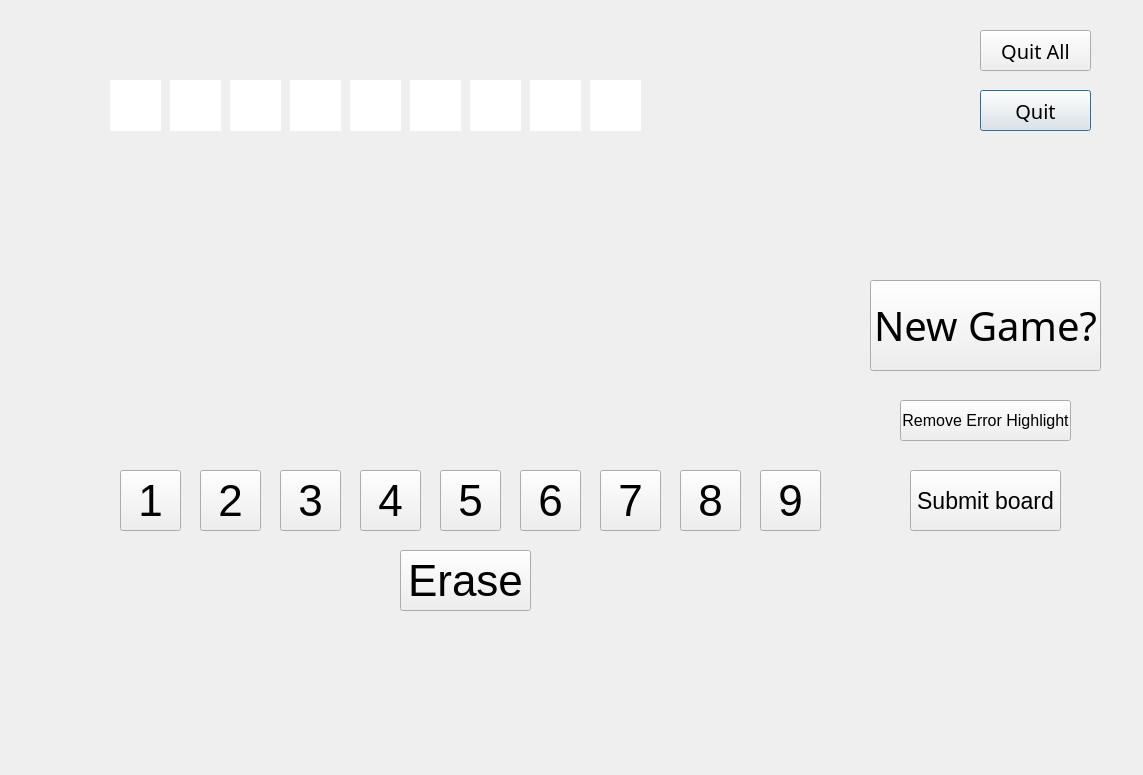
<?xml version="1.0" encoding="UTF-8"?>
<ui version="4.0">
 <class>game</class>
 <widget class="QDialog" name="game">
  <property name="geometry">
   <rect>
    <x>0</x>
    <y>0</y>
    <width>1143</width>
    <height>775</height>
   </rect>
  </property>
  <property name="windowTitle">
   <string>Dialog</string>
  </property>
  <widget class="QPushButton" name="QuitBtn">
   <property name="geometry">
    <rect>
     <x>980</x>
     <y>90</y>
     <width>111</width>
     <height>41</height>
    </rect>
   </property>
   <property name="font">
    <font>
     <family>MV Boli</family>
     <pointsize>15</pointsize>
    </font>
   </property>
   <property name="text">
    <string>Quit</string>
   </property>
  </widget>
  <widget class="QPushButton" name="QuitAllBtn">
   <property name="geometry">
    <rect>
     <x>980</x>
     <y>30</y>
     <width>111</width>
     <height>41</height>
    </rect>
   </property>
   <property name="font">
    <font>
     <family>MV Boli</family>
     <pointsize>15</pointsize>
    </font>
   </property>
   <property name="text">
    <string>Quit All</string>
   </property>
  </widget>
  <widget class="QPushButton" name="grid1">
   <property name="geometry">
    <rect>
     <x>110</x>
     <y>80</y>
     <width>51</width>
     <height>51</height>
    </rect>
   </property>
   <property name="palette">
    <palette>
     <active>
      <colorrole role="Button">
       <brush brushstyle="SolidPattern">
        <color alpha="255">
         <red>255</red>
         <green>255</green>
         <blue>255</blue>
        </color>
       </brush>
      </colorrole>
     </active>
     <inactive>
      <colorrole role="Button">
       <brush brushstyle="SolidPattern">
        <color alpha="255">
         <red>255</red>
         <green>255</green>
         <blue>255</blue>
        </color>
       </brush>
      </colorrole>
     </inactive>
     <disabled>
      <colorrole role="Button">
       <brush brushstyle="SolidPattern">
        <color alpha="255">
         <red>255</red>
         <green>255</green>
         <blue>255</blue>
        </color>
       </brush>
      </colorrole>
     </disabled>
    </palette>
   </property>
   <property name="font">
    <font>
     <pointsize>30</pointsize>
    </font>
   </property>
   <property name="autoFillBackground">
    <bool>true</bool>
   </property>
   <property name="text">
    <string/>
   </property>
   <property name="autoDefault">
    <bool>false</bool>
   </property>
   <property name="default">
    <bool>false</bool>
   </property>
   <property name="flat">
    <bool>true</bool>
   </property>
  </widget>
  <widget class="QPushButton" name="grid2">
   <property name="geometry">
    <rect>
     <x>170</x>
     <y>80</y>
     <width>51</width>
     <height>51</height>
    </rect>
   </property>
   <property name="palette">
    <palette>
     <active>
      <colorrole role="Button">
       <brush brushstyle="SolidPattern">
        <color alpha="255">
         <red>255</red>
         <green>255</green>
         <blue>255</blue>
        </color>
       </brush>
      </colorrole>
     </active>
     <inactive>
      <colorrole role="Button">
       <brush brushstyle="SolidPattern">
        <color alpha="255">
         <red>255</red>
         <green>255</green>
         <blue>255</blue>
        </color>
       </brush>
      </colorrole>
     </inactive>
     <disabled>
      <colorrole role="Button">
       <brush brushstyle="SolidPattern">
        <color alpha="255">
         <red>255</red>
         <green>255</green>
         <blue>255</blue>
        </color>
       </brush>
      </colorrole>
     </disabled>
    </palette>
   </property>
   <property name="font">
    <font>
     <pointsize>30</pointsize>
    </font>
   </property>
   <property name="autoFillBackground">
    <bool>true</bool>
   </property>
   <property name="text">
    <string/>
   </property>
   <property name="autoDefault">
    <bool>false</bool>
   </property>
   <property name="default">
    <bool>false</bool>
   </property>
   <property name="flat">
    <bool>true</bool>
   </property>
  </widget>
  <widget class="QPushButton" name="numOneBtn">
   <property name="geometry">
    <rect>
     <x>120</x>
     <y>470</y>
     <width>61</width>
     <height>61</height>
    </rect>
   </property>
   <property name="font">
    <font>
     <pointsize>33</pointsize>
    </font>
   </property>
   <property name="text">
    <string>1</string>
   </property>
  </widget>
  <widget class="QPushButton" name="numTwoBtn">
   <property name="geometry">
    <rect>
     <x>200</x>
     <y>470</y>
     <width>61</width>
     <height>61</height>
    </rect>
   </property>
   <property name="font">
    <font>
     <pointsize>33</pointsize>
    </font>
   </property>
   <property name="text">
    <string>2</string>
   </property>
  </widget>
  <widget class="QPushButton" name="numThreeBtn">
   <property name="geometry">
    <rect>
     <x>280</x>
     <y>470</y>
     <width>61</width>
     <height>61</height>
    </rect>
   </property>
   <property name="font">
    <font>
     <pointsize>33</pointsize>
    </font>
   </property>
   <property name="text">
    <string>3</string>
   </property>
  </widget>
  <widget class="QPushButton" name="numFourBtn">
   <property name="geometry">
    <rect>
     <x>360</x>
     <y>470</y>
     <width>61</width>
     <height>61</height>
    </rect>
   </property>
   <property name="font">
    <font>
     <pointsize>33</pointsize>
    </font>
   </property>
   <property name="text">
    <string>4</string>
   </property>
  </widget>
  <widget class="QPushButton" name="numFiveBtn">
   <property name="geometry">
    <rect>
     <x>440</x>
     <y>470</y>
     <width>61</width>
     <height>61</height>
    </rect>
   </property>
   <property name="font">
    <font>
     <pointsize>33</pointsize>
    </font>
   </property>
   <property name="text">
    <string>5</string>
   </property>
  </widget>
  <widget class="QPushButton" name="numSixBtn">
   <property name="geometry">
    <rect>
     <x>520</x>
     <y>470</y>
     <width>61</width>
     <height>61</height>
    </rect>
   </property>
   <property name="font">
    <font>
     <pointsize>33</pointsize>
    </font>
   </property>
   <property name="text">
    <string>6</string>
   </property>
  </widget>
  <widget class="QPushButton" name="numSevenBtn">
   <property name="geometry">
    <rect>
     <x>600</x>
     <y>470</y>
     <width>61</width>
     <height>61</height>
    </rect>
   </property>
   <property name="font">
    <font>
     <pointsize>33</pointsize>
    </font>
   </property>
   <property name="text">
    <string>7</string>
   </property>
  </widget>
  <widget class="QPushButton" name="numEightBtn">
   <property name="geometry">
    <rect>
     <x>680</x>
     <y>470</y>
     <width>61</width>
     <height>61</height>
    </rect>
   </property>
   <property name="font">
    <font>
     <pointsize>33</pointsize>
    </font>
   </property>
   <property name="text">
    <string>8</string>
   </property>
  </widget>
  <widget class="QPushButton" name="numNineBtn">
   <property name="geometry">
    <rect>
     <x>760</x>
     <y>470</y>
     <width>61</width>
     <height>61</height>
    </rect>
   </property>
   <property name="font">
    <font>
     <pointsize>33</pointsize>
    </font>
   </property>
   <property name="text">
    <string>9</string>
   </property>
  </widget>
  <widget class="QPushButton" name="submitBtn">
   <property name="geometry">
    <rect>
     <x>910</x>
     <y>470</y>
     <width>151</width>
     <height>61</height>
    </rect>
   </property>
   <property name="font">
    <font>
     <pointsize>17</pointsize>
    </font>
   </property>
   <property name="text">
    <string>Submit board</string>
   </property>
  </widget>
  <widget class="QPushButton" name="grid3">
   <property name="geometry">
    <rect>
     <x>230</x>
     <y>80</y>
     <width>51</width>
     <height>51</height>
    </rect>
   </property>
   <property name="palette">
    <palette>
     <active>
      <colorrole role="Button">
       <brush brushstyle="SolidPattern">
        <color alpha="255">
         <red>255</red>
         <green>255</green>
         <blue>255</blue>
        </color>
       </brush>
      </colorrole>
     </active>
     <inactive>
      <colorrole role="Button">
       <brush brushstyle="SolidPattern">
        <color alpha="255">
         <red>255</red>
         <green>255</green>
         <blue>255</blue>
        </color>
       </brush>
      </colorrole>
     </inactive>
     <disabled>
      <colorrole role="Button">
       <brush brushstyle="SolidPattern">
        <color alpha="255">
         <red>255</red>
         <green>255</green>
         <blue>255</blue>
        </color>
       </brush>
      </colorrole>
     </disabled>
    </palette>
   </property>
   <property name="font">
    <font>
     <pointsize>30</pointsize>
    </font>
   </property>
   <property name="autoFillBackground">
    <bool>true</bool>
   </property>
   <property name="text">
    <string/>
   </property>
   <property name="autoDefault">
    <bool>false</bool>
   </property>
   <property name="default">
    <bool>false</bool>
   </property>
   <property name="flat">
    <bool>true</bool>
   </property>
  </widget>
  <widget class="QPushButton" name="remErrorsBtn">
   <property name="geometry">
    <rect>
     <x>900</x>
     <y>400</y>
     <width>171</width>
     <height>41</height>
    </rect>
   </property>
   <property name="font">
    <font>
     <pointsize>12</pointsize>
    </font>
   </property>
   <property name="text">
    <string>Remove Error Highlight</string>
   </property>
  </widget>
  <widget class="QPushButton" name="newGameBtn">
   <property name="geometry">
    <rect>
     <x>870</x>
     <y>280</y>
     <width>231</width>
     <height>91</height>
    </rect>
   </property>
   <property name="font">
    <font>
     <family>MV Boli</family>
     <pointsize>30</pointsize>
    </font>
   </property>
   <property name="text">
    <string>New Game?</string>
   </property>
  </widget>
  <widget class="QPushButton" name="eraseBtn">
   <property name="geometry">
    <rect>
     <x>400</x>
     <y>550</y>
     <width>131</width>
     <height>61</height>
    </rect>
   </property>
   <property name="font">
    <font>
     <pointsize>33</pointsize>
    </font>
   </property>
   <property name="text">
    <string>Erase</string>
   </property>
  </widget>
  <widget class="QPushButton" name="grid4">
   <property name="geometry">
    <rect>
     <x>290</x>
     <y>80</y>
     <width>51</width>
     <height>51</height>
    </rect>
   </property>
   <property name="palette">
    <palette>
     <active>
      <colorrole role="Button">
       <brush brushstyle="SolidPattern">
        <color alpha="255">
         <red>255</red>
         <green>255</green>
         <blue>255</blue>
        </color>
       </brush>
      </colorrole>
     </active>
     <inactive>
      <colorrole role="Button">
       <brush brushstyle="SolidPattern">
        <color alpha="255">
         <red>255</red>
         <green>255</green>
         <blue>255</blue>
        </color>
       </brush>
      </colorrole>
     </inactive>
     <disabled>
      <colorrole role="Button">
       <brush brushstyle="SolidPattern">
        <color alpha="255">
         <red>255</red>
         <green>255</green>
         <blue>255</blue>
        </color>
       </brush>
      </colorrole>
     </disabled>
    </palette>
   </property>
   <property name="font">
    <font>
     <pointsize>30</pointsize>
    </font>
   </property>
   <property name="autoFillBackground">
    <bool>true</bool>
   </property>
   <property name="text">
    <string/>
   </property>
   <property name="autoDefault">
    <bool>false</bool>
   </property>
   <property name="default">
    <bool>false</bool>
   </property>
   <property name="flat">
    <bool>true</bool>
   </property>
  </widget>
  <widget class="QPushButton" name="grid5">
   <property name="geometry">
    <rect>
     <x>350</x>
     <y>80</y>
     <width>51</width>
     <height>51</height>
    </rect>
   </property>
   <property name="palette">
    <palette>
     <active>
      <colorrole role="Button">
       <brush brushstyle="SolidPattern">
        <color alpha="255">
         <red>255</red>
         <green>255</green>
         <blue>255</blue>
        </color>
       </brush>
      </colorrole>
     </active>
     <inactive>
      <colorrole role="Button">
       <brush brushstyle="SolidPattern">
        <color alpha="255">
         <red>255</red>
         <green>255</green>
         <blue>255</blue>
        </color>
       </brush>
      </colorrole>
     </inactive>
     <disabled>
      <colorrole role="Button">
       <brush brushstyle="SolidPattern">
        <color alpha="255">
         <red>255</red>
         <green>255</green>
         <blue>255</blue>
        </color>
       </brush>
      </colorrole>
     </disabled>
    </palette>
   </property>
   <property name="font">
    <font>
     <pointsize>30</pointsize>
    </font>
   </property>
   <property name="autoFillBackground">
    <bool>true</bool>
   </property>
   <property name="text">
    <string/>
   </property>
   <property name="autoDefault">
    <bool>false</bool>
   </property>
   <property name="default">
    <bool>false</bool>
   </property>
   <property name="flat">
    <bool>true</bool>
   </property>
  </widget>
  <widget class="QPushButton" name="grid6">
   <property name="geometry">
    <rect>
     <x>410</x>
     <y>80</y>
     <width>51</width>
     <height>51</height>
    </rect>
   </property>
   <property name="palette">
    <palette>
     <active>
      <colorrole role="Button">
       <brush brushstyle="SolidPattern">
        <color alpha="255">
         <red>255</red>
         <green>255</green>
         <blue>255</blue>
        </color>
       </brush>
      </colorrole>
     </active>
     <inactive>
      <colorrole role="Button">
       <brush brushstyle="SolidPattern">
        <color alpha="255">
         <red>255</red>
         <green>255</green>
         <blue>255</blue>
        </color>
       </brush>
      </colorrole>
     </inactive>
     <disabled>
      <colorrole role="Button">
       <brush brushstyle="SolidPattern">
        <color alpha="255">
         <red>255</red>
         <green>255</green>
         <blue>255</blue>
        </color>
       </brush>
      </colorrole>
     </disabled>
    </palette>
   </property>
   <property name="font">
    <font>
     <pointsize>30</pointsize>
    </font>
   </property>
   <property name="autoFillBackground">
    <bool>true</bool>
   </property>
   <property name="text">
    <string/>
   </property>
   <property name="autoDefault">
    <bool>false</bool>
   </property>
   <property name="default">
    <bool>false</bool>
   </property>
   <property name="flat">
    <bool>true</bool>
   </property>
  </widget>
  <widget class="QPushButton" name="grid7">
   <property name="geometry">
    <rect>
     <x>470</x>
     <y>80</y>
     <width>51</width>
     <height>51</height>
    </rect>
   </property>
   <property name="palette">
    <palette>
     <active>
      <colorrole role="Button">
       <brush brushstyle="SolidPattern">
        <color alpha="255">
         <red>255</red>
         <green>255</green>
         <blue>255</blue>
        </color>
       </brush>
      </colorrole>
     </active>
     <inactive>
      <colorrole role="Button">
       <brush brushstyle="SolidPattern">
        <color alpha="255">
         <red>255</red>
         <green>255</green>
         <blue>255</blue>
        </color>
       </brush>
      </colorrole>
     </inactive>
     <disabled>
      <colorrole role="Button">
       <brush brushstyle="SolidPattern">
        <color alpha="255">
         <red>255</red>
         <green>255</green>
         <blue>255</blue>
        </color>
       </brush>
      </colorrole>
     </disabled>
    </palette>
   </property>
   <property name="font">
    <font>
     <pointsize>30</pointsize>
    </font>
   </property>
   <property name="autoFillBackground">
    <bool>true</bool>
   </property>
   <property name="text">
    <string/>
   </property>
   <property name="autoDefault">
    <bool>false</bool>
   </property>
   <property name="default">
    <bool>false</bool>
   </property>
   <property name="flat">
    <bool>true</bool>
   </property>
  </widget>
  <widget class="QPushButton" name="grid8">
   <property name="geometry">
    <rect>
     <x>530</x>
     <y>80</y>
     <width>51</width>
     <height>51</height>
    </rect>
   </property>
   <property name="palette">
    <palette>
     <active>
      <colorrole role="Button">
       <brush brushstyle="SolidPattern">
        <color alpha="255">
         <red>255</red>
         <green>255</green>
         <blue>255</blue>
        </color>
       </brush>
      </colorrole>
     </active>
     <inactive>
      <colorrole role="Button">
       <brush brushstyle="SolidPattern">
        <color alpha="255">
         <red>255</red>
         <green>255</green>
         <blue>255</blue>
        </color>
       </brush>
      </colorrole>
     </inactive>
     <disabled>
      <colorrole role="Button">
       <brush brushstyle="SolidPattern">
        <color alpha="255">
         <red>255</red>
         <green>255</green>
         <blue>255</blue>
        </color>
       </brush>
      </colorrole>
     </disabled>
    </palette>
   </property>
   <property name="font">
    <font>
     <pointsize>30</pointsize>
    </font>
   </property>
   <property name="autoFillBackground">
    <bool>true</bool>
   </property>
   <property name="text">
    <string/>
   </property>
   <property name="autoDefault">
    <bool>false</bool>
   </property>
   <property name="default">
    <bool>false</bool>
   </property>
   <property name="flat">
    <bool>true</bool>
   </property>
  </widget>
  <widget class="QPushButton" name="grid9">
   <property name="geometry">
    <rect>
     <x>590</x>
     <y>80</y>
     <width>51</width>
     <height>51</height>
    </rect>
   </property>
   <property name="palette">
    <palette>
     <active>
      <colorrole role="Button">
       <brush brushstyle="SolidPattern">
        <color alpha="255">
         <red>255</red>
         <green>255</green>
         <blue>255</blue>
        </color>
       </brush>
      </colorrole>
     </active>
     <inactive>
      <colorrole role="Button">
       <brush brushstyle="SolidPattern">
        <color alpha="255">
         <red>255</red>
         <green>255</green>
         <blue>255</blue>
        </color>
       </brush>
      </colorrole>
     </inactive>
     <disabled>
      <colorrole role="Button">
       <brush brushstyle="SolidPattern">
        <color alpha="255">
         <red>255</red>
         <green>255</green>
         <blue>255</blue>
        </color>
       </brush>
      </colorrole>
     </disabled>
    </palette>
   </property>
   <property name="font">
    <font>
     <pointsize>30</pointsize>
    </font>
   </property>
   <property name="autoFillBackground">
    <bool>true</bool>
   </property>
   <property name="text">
    <string/>
   </property>
   <property name="autoDefault">
    <bool>false</bool>
   </property>
   <property name="default">
    <bool>false</bool>
   </property>
   <property name="flat">
    <bool>true</bool>
   </property>
  </widget>
 </widget>
 <resources/>
 <connections/>
</ui>
